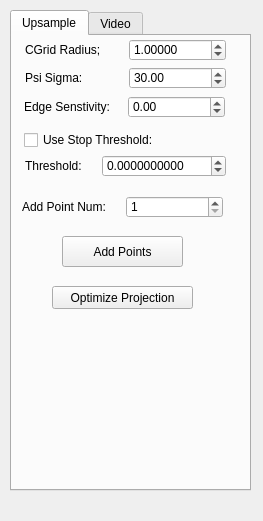
<?xml version="1.0" encoding="UTF-8"?>
<ui version="4.0">
 <class>Upsampling_para</class>
 <widget class="QWidget" name="Upsampling_para">
  <property name="geometry">
   <rect>
    <x>0</x>
    <y>0</y>
    <width>263</width>
    <height>521</height>
   </rect>
  </property>
  <property name="windowTitle">
   <string>Form</string>
  </property>
  <widget class="QTabWidget" name="tabWidget">
   <property name="geometry">
    <rect>
     <x>10</x>
     <y>10</y>
     <width>241</width>
     <height>481</height>
    </rect>
   </property>
   <property name="currentIndex">
    <number>0</number>
   </property>
   <widget class="QWidget" name="tab">
    <attribute name="title">
     <string>Upsample</string>
    </attribute>
    <widget class="QPushButton" name="pushButton_Projection">
     <property name="geometry">
      <rect>
       <x>40</x>
       <y>250</y>
       <width>141</width>
       <height>23</height>
      </rect>
     </property>
     <property name="text">
      <string>Optimize Projection</string>
     </property>
    </widget>
    <widget class="QCheckBox" name="using_threshol_process">
     <property name="geometry">
      <rect>
       <x>12</x>
       <y>96</y>
       <width>161</width>
       <height>16</height>
      </rect>
     </property>
     <property name="text">
      <string>Use Stop Threshold:</string>
     </property>
    </widget>
    <widget class="QPushButton" name="apply_add_point">
     <property name="geometry">
      <rect>
       <x>50</x>
       <y>200</y>
       <width>121</width>
       <height>31</height>
      </rect>
     </property>
     <property name="text">
      <string>Add Points</string>
     </property>
    </widget>
    <widget class="QWidget" name="layoutWidget">
     <property name="geometry">
      <rect>
       <x>13</x>
       <y>31</y>
       <width>201</width>
       <height>22</height>
      </rect>
     </property>
     <layout class="QHBoxLayout" name="horizontalLayout_2">
      <item>
       <widget class="QLabel" name="label_3">
        <property name="text">
         <string>Psi Sigma:</string>
        </property>
       </widget>
      </item>
      <item>
       <widget class="QDoubleSpinBox" name="sigma">
        <property name="decimals">
         <number>2</number>
        </property>
        <property name="maximum">
         <double>180.000000000000000</double>
        </property>
        <property name="value">
         <double>30.000000000000000</double>
        </property>
       </widget>
      </item>
     </layout>
    </widget>
    <widget class="QWidget" name="layoutWidget">
     <property name="geometry">
      <rect>
       <x>10</x>
       <y>160</y>
       <width>201</width>
       <height>22</height>
      </rect>
     </property>
     <layout class="QHBoxLayout" name="horizontalLayout_5">
      <item>
       <widget class="QLabel" name="label_7">
        <property name="text">
         <string>Add Point Num:</string>
        </property>
       </widget>
      </item>
      <item>
       <widget class="QSpinBox" name="add_num">
        <property name="minimum">
         <number>1</number>
        </property>
        <property name="maximum">
         <number>1000000000</number>
        </property>
       </widget>
      </item>
     </layout>
    </widget>
    <widget class="QWidget" name="layoutWidget">
     <property name="geometry">
      <rect>
       <x>13</x>
       <y>119</y>
       <width>201</width>
       <height>22</height>
      </rect>
     </property>
     <layout class="QHBoxLayout" name="horizontalLayout_4">
      <item>
       <widget class="QLabel" name="label_8">
        <property name="text">
         <string>Threshold:</string>
        </property>
       </widget>
      </item>
      <item>
       <widget class="QDoubleSpinBox" name="threshold">
        <property name="decimals">
         <number>10</number>
        </property>
        <property name="minimum">
         <double>-0.999999000000000</double>
        </property>
        <property name="maximum">
         <double>1000.000000000000000</double>
        </property>
        <property name="singleStep">
         <double>0.001000000000000</double>
        </property>
       </widget>
      </item>
     </layout>
    </widget>
    <widget class="QWidget" name="layoutWidget">
     <property name="geometry">
      <rect>
       <x>12</x>
       <y>60</y>
       <width>201</width>
       <height>22</height>
      </rect>
     </property>
     <layout class="QHBoxLayout" name="horizontalLayout_3">
      <item>
       <widget class="QLabel" name="label_12">
        <property name="text">
         <string>Edge Senstivity:</string>
        </property>
       </widget>
      </item>
      <item>
       <widget class="QDoubleSpinBox" name="edge_paramete">
        <property name="decimals">
         <number>2</number>
        </property>
        <property name="minimum">
         <double>-100.000000000000000</double>
        </property>
        <property name="maximum">
         <double>100.000000000000000</double>
        </property>
        <property name="singleStep">
         <double>0.100000000000000</double>
        </property>
       </widget>
      </item>
     </layout>
    </widget>
    <widget class="QWidget" name="layoutWidget">
     <property name="geometry">
      <rect>
       <x>13</x>
       <y>3</y>
       <width>201</width>
       <height>22</height>
      </rect>
     </property>
     <layout class="QHBoxLayout" name="horizontalLayout">
      <item>
       <widget class="QLabel" name="label_2">
        <property name="text">
         <string>CGrid Radius;</string>
        </property>
       </widget>
      </item>
      <item>
       <widget class="QDoubleSpinBox" name="radius">
        <property name="decimals">
         <number>5</number>
        </property>
        <property name="minimum">
         <double>0.000010000000000</double>
        </property>
        <property name="maximum">
         <double>1000.000000000000000</double>
        </property>
        <property name="singleStep">
         <double>0.010000000000000</double>
        </property>
        <property name="value">
         <double>1.000000000000000</double>
        </property>
       </widget>
      </item>
     </layout>
    </widget>
   </widget>
   <widget class="QWidget" name="tab_2">
    <attribute name="title">
     <string>Video</string>
    </attribute>
    <widget class="QDoubleSpinBox" name="video_speed">
     <property name="geometry">
      <rect>
       <x>100</x>
       <y>100</y>
       <width>121</width>
       <height>20</height>
      </rect>
     </property>
     <property name="decimals">
      <number>4</number>
     </property>
     <property name="maximum">
      <double>100000000.000000000000000</double>
     </property>
     <property name="singleStep">
      <double>1.000000000000000</double>
     </property>
     <property name="value">
      <double>1.100000000000000</double>
     </property>
    </widget>
    <widget class="QLabel" name="label_70">
     <property name="geometry">
      <rect>
       <x>41</x>
       <y>100</y>
       <width>91</width>
       <height>20</height>
      </rect>
     </property>
     <property name="text">
      <string>speed</string>
     </property>
    </widget>
    <widget class="QDoubleSpinBox" name="begin_index">
     <property name="geometry">
      <rect>
       <x>100</x>
       <y>20</y>
       <width>121</width>
       <height>20</height>
      </rect>
     </property>
     <property name="decimals">
      <number>4</number>
     </property>
     <property name="maximum">
      <double>1000000000.000000000000000</double>
     </property>
     <property name="singleStep">
      <double>0.100000000000000</double>
     </property>
     <property name="value">
      <double>0.000000000000000</double>
     </property>
    </widget>
    <widget class="QPushButton" name="pushButton_play_video">
     <property name="geometry">
      <rect>
       <x>30</x>
       <y>140</y>
       <width>161</width>
       <height>23</height>
      </rect>
     </property>
     <property name="text">
      <string>Play Video</string>
     </property>
    </widget>
    <widget class="QLabel" name="label_69">
     <property name="geometry">
      <rect>
       <x>20</x>
       <y>60</y>
       <width>122</width>
       <height>20</height>
      </rect>
     </property>
     <property name="text">
      <string>end index</string>
     </property>
    </widget>
    <widget class="QLabel" name="label_64">
     <property name="geometry">
      <rect>
       <x>10</x>
       <y>20</y>
       <width>122</width>
       <height>20</height>
      </rect>
     </property>
     <property name="text">
      <string>begin index</string>
     </property>
    </widget>
    <widget class="QDoubleSpinBox" name="end_index">
     <property name="geometry">
      <rect>
       <x>100</x>
       <y>60</y>
       <width>121</width>
       <height>20</height>
      </rect>
     </property>
     <property name="decimals">
      <number>4</number>
     </property>
     <property name="maximum">
      <double>100000000.000000000000000</double>
     </property>
     <property name="singleStep">
      <double>1.000000000000000</double>
     </property>
     <property name="value">
      <double>0.000000000000000</double>
     </property>
    </widget>
    <widget class="QLabel" name="label_62">
     <property name="geometry">
      <rect>
       <x>2</x>
       <y>200</y>
       <width>122</width>
       <height>20</height>
      </rect>
     </property>
     <property name="text">
      <string>snapshot resolution</string>
     </property>
    </widget>
    <widget class="QDoubleSpinBox" name="wlop_snapshot_index">
     <property name="geometry">
      <rect>
       <x>130</x>
       <y>230</y>
       <width>91</width>
       <height>20</height>
      </rect>
     </property>
     <property name="decimals">
      <number>4</number>
     </property>
     <property name="maximum">
      <double>1000.000000000000000</double>
     </property>
     <property name="singleStep">
      <double>1.000000000000000</double>
     </property>
     <property name="value">
      <double>1.000000000000000</double>
     </property>
    </widget>
    <widget class="QDoubleSpinBox" name="wlop_snapshot_resolution">
     <property name="geometry">
      <rect>
       <x>130</x>
       <y>200</y>
       <width>91</width>
       <height>20</height>
      </rect>
     </property>
     <property name="decimals">
      <number>4</number>
     </property>
     <property name="maximum">
      <double>1000.000000000000000</double>
     </property>
     <property name="singleStep">
      <double>0.100000000000000</double>
     </property>
     <property name="value">
      <double>1.000000000000000</double>
     </property>
    </widget>
    <widget class="QLabel" name="label_63">
     <property name="geometry">
      <rect>
       <x>2</x>
       <y>230</y>
       <width>122</width>
       <height>20</height>
      </rect>
     </property>
     <property name="text">
      <string>snapshot index</string>
     </property>
    </widget>
   </widget>
  </widget>
 </widget>
 <resources/>
 <connections/>
</ui>
